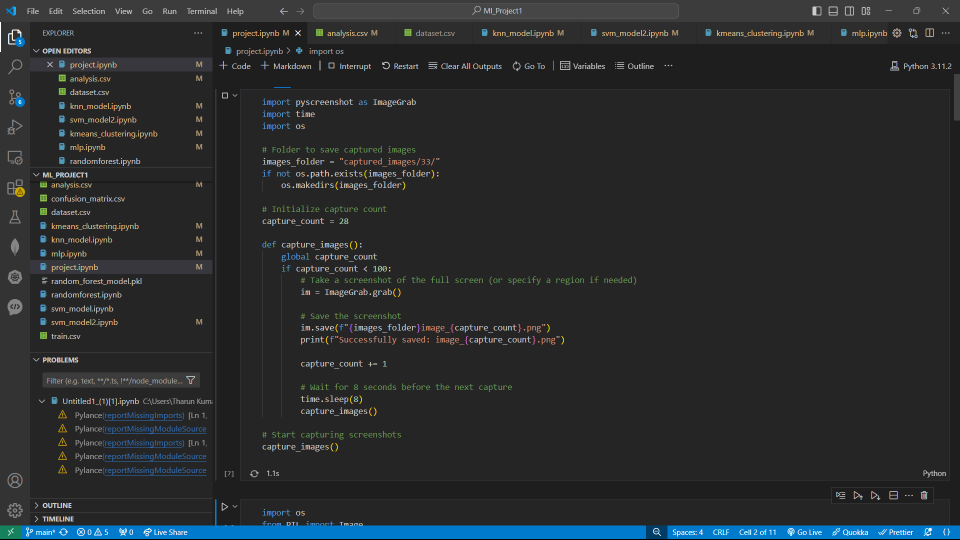
#> input picture captured_images/33/image_28.png, 1920 x 1080 px (shown at 1/2 size); its folder holds 3 pictures in this run
$ jupyter execute --allow-errors project.ipynb   (shell and % lines are left out)
#> lines starting #> are read from the running program, lines starting #| are printed output that depends on the picture
[cell 1]
import pyscreenshot as ImageGrab
import time
import os

images_folder = "captured_images/33/"
if not os.path.exists(images_folder):
    os.makedirs(images_folder)

capture_count = 28

def capture_images():
    global capture_count
    if capture_count < 100:
        im = ImageGrab.grab()

        im.save(f"{images_folder}image_{capture_count}.png")
        print(f"Successfully saved: image_{capture_count}.png")

        capture_count += 1

        time.sleep(8)
        capture_images()

capture_images()
#> (the call stopped at in capture_images, `im = ImageGrab.grab()`: pyscreenshot is not available in this run)

[cell 2]
import os
from PIL import Image

input_folder = 'captured_images/33/'
output_folder = 'captured_images/33/'

os.makedirs(output_folder, exist_ok=True)

target_width = 336
target_height = 279

def crop_to_target_size(image, target_width, target_height):
    width, height = image.size

    if width >= target_width and height >= target_height:
        left = (width - target_width) // 2
        upper = (height - target_height) // 2
        right = left + target_width
        lower = upper + target_height

        return image.crop((left, upper, right, lower))
    else:
        print(f"Image {image.filename} is too small for the target size.")
        return image

for filename in os.listdir(input_folder):
    if filename.endswith(('.png', '.jpg', '.jpeg')):
        image_path = os.path.join(input_folder, filename)

        image = Image.open(image_path)
#> image is the input picture: PIL image 1920x1080 RGB; mean R, G, B 41, 44.2, 46.5

        cropped_image = crop_to_target_size(image, target_width, target_height)
#> in crop_to_target_size, `return image.crop((left, upper, right, lower))`:
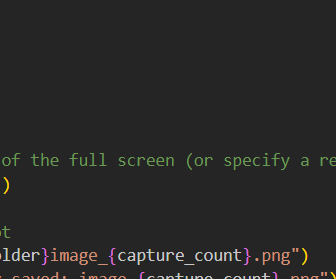
#> returned value: PIL image 336x279 RGB; mean R, G, B 40.3, 40.2, 40.3

        output_path = os.path.join(output_folder, filename)
        cropped_image.save(output_path)

        print(f"Cropped and saved {filename} to {output_folder}")
#> pass 2 of the loop `for filename in os.listdir(input_folder):`:
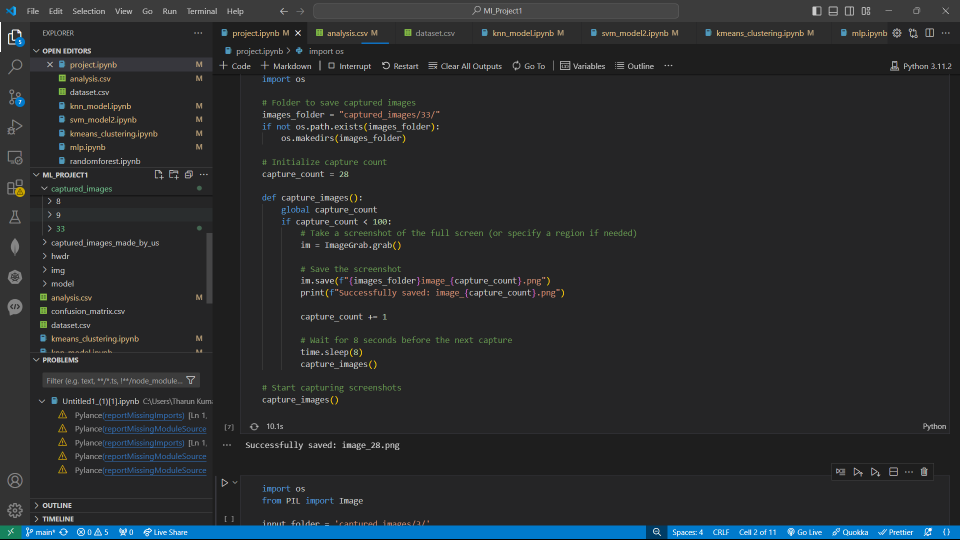
#> input picture captured_images/33/image_29.png, 1920 x 1080 px (shown at 1/2 size)
#> image is the input picture: PIL image 1920x1080 RGB; mean R, G, B 40.8, 43.9, 46.2
#> in crop_to_target_size (call 2), `return image.crop((left, upper, right, lower))`:
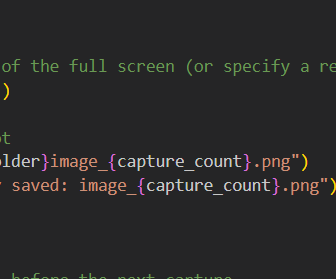
#> returned value: PIL image 336x279 RGB; mean R, G, B 41.7, 41.3, 41.1
#> pass 3 of the loop `for filename in os.listdir(input_folder):`:
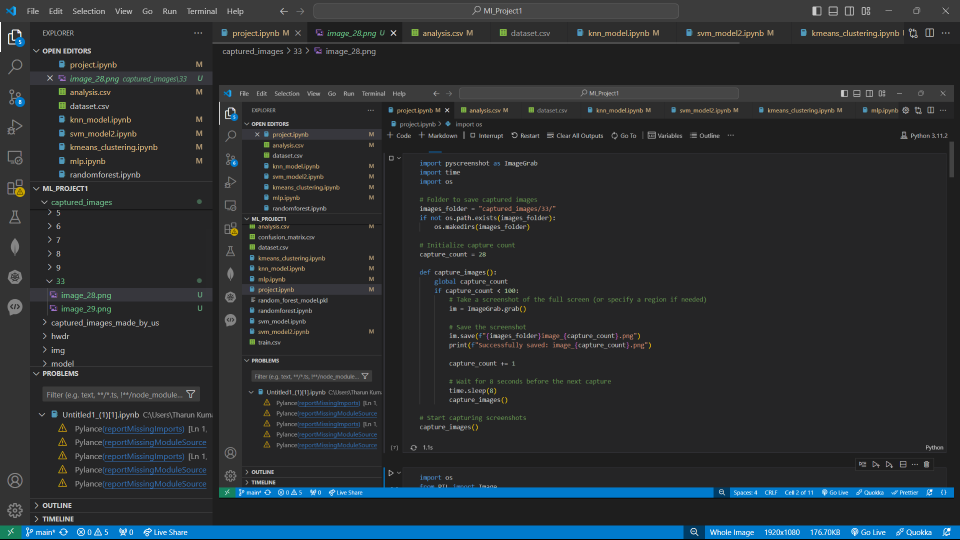
#> input picture captured_images/33/image_30.png, 1920 x 1080 px (shown at 1/2 size)
#> image is the input picture: PIL image 1920x1080 RGB; mean R, G, B 41.6, 46.5, 49.9
#> in crop_to_target_size (call 3), `return image.crop((left, upper, right, lower))`:
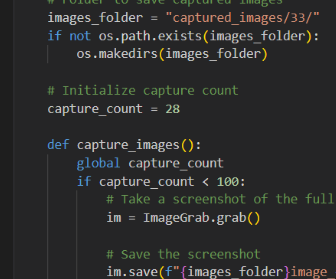
#> returned value: PIL image 336x279 RGB; mean R, G, B 45.1, 45.6, 45.1

print("Cropping completed for all images.")

[cell 3]
import cv2
import csv
import glob

header = ["label"] + [f"pixel{i}" for i in range(28 * 28)]

with open('dataset.csv', 'w', newline='') as f:
    writer = csv.writer(f)
    writer.writerow(header)

    for label in range(10):
        dir_list = glob.glob(f"captured_images/{label}/*.png")

        for img_path in dir_list:
            try:
                im = cv2.imread(img_path)

                if im is None:
                    print(f"Skipping {img_path}: Unable to read the image.")
                    continue

                im_gray = cv2.cvtColor(im, cv2.COLOR_BGR2GRAY)

                im_gray = cv2.GaussianBlur(im_gray, (15, 15), 0)

                roi = cv2.resize(im_gray, (28, 28), interpolation=cv2.INTER_AREA)
                _, roi = cv2.threshold(roi, 100, 255, cv2.THRESH_BINARY)

                data = [label] + [1 if pixel > 0 else 0 for pixel in roi.flatten()]

                writer.writerow(data)

            except Exception as e:
                print(f"Error processing image {img_path}: {e}")
#> pass 2 of the loop `for label in range(10):`:
#> pass 3 of the loop `for label in range(10):`:
#> the loop made 10 passes; the first 3 are shown
